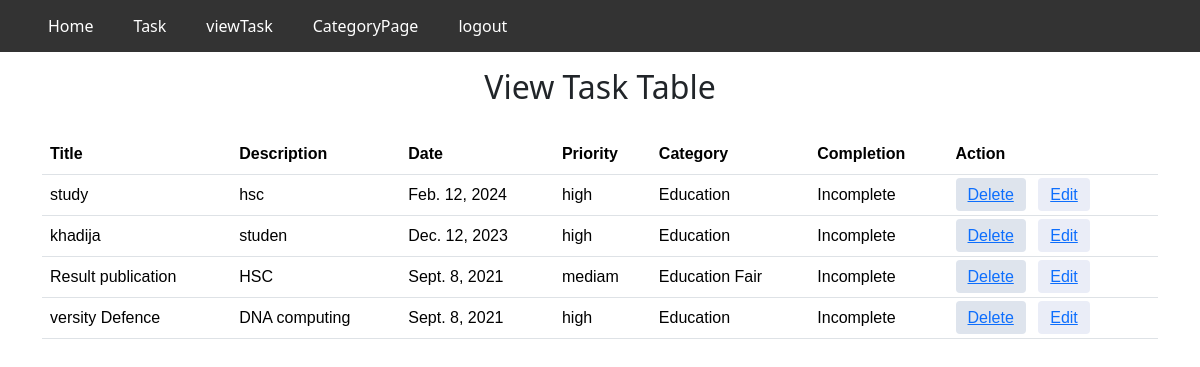
Screenshot of /viewTask/ with the database file from the repository.
### myApp/models.py (models this page shows, shortened)
class TaskModel(models.Model):
    PRIORITY_Cohice = [
        ('high','High'),
        ('mediam','Medium'),
        ('low','Low')
    ]
    user=models.ForeignKey(Custom_User, on_delete=models.CASCADE)
    title=models.CharField(max_length=100,null=True)
    describtion=models.CharField(max_length=100,null=True)
    due_date=models.DateField(null=True)
    completaion=models.BooleanField(default=False,null=True)
    priority=models.CharField(choices=PRIORITY_Cohice,null=True,max_length=120)
    Catagoriy=models.ForeignKey(CatagoriModel, on_delete=models.CASCADE)

class CatagoriModel(models.Model):
    Catagoriy=models.CharField(max_length=100,null=True)
    def __str__(self) -> str:
        return self.Catagoriy

### myApp/views.py (the view)
# urls.py: path('viewTask/', viewTask,name="viewTask"),
def viewTask(request):
    task=TaskModel.objects.all()
    form=CatagoriModel.objects.all()
    return render(request,"viewtask.html",{'task':task,'form':form})

### template/viewtask.html (shortened to what this page needs)
{% include 'homePage.html' %}
{% block content %}
<!DOCTYPE html>
<html lang="en">
<head>
  <link href="https://cdn.jsdelivr.net/npm/bootstrap@5.3.2/dist/css/bootstrap.min.css" rel="stylesheet">
</head>
<body>
  <div class="container">
    <h2>View Task Table</h2>
    <div class="table-responsive">
      <table class="table">
        <tr>
          <th>Title</th>
          <th>Description</th>
          <th>Date</th>
          <th>Priority</th>
          <th>Category</th>
          <th>Completion</th>
          <th>Action</th>
        </tr>
        {% for i in task %}
          <tr>
            <td>{{ i.title }}</td>
            <td>{{ i.describtion }}</td>
            <td>{{ i.due_date }}</td>
            <td>{{ i.priority }}</td>
            <td>{{ i.Catagoriy }}</td>
            <td>
              {% if i.completaion %}
                Completed
              {% else %}
                Incomplete
              {% endif %}
            </td>
            <td>
              <a class="delete" href="{% url 'taskDeletePage' i.id %}">Delete</a>
              <a class="edit" href="{% url 'taskEditPage' i.id %}">Edit</a>
            </td>
          </tr>
        {% endfor %}
      </table>
    </div>
  </div>
</body>
</html>
{% endblock %}

### template/homePage.html (shortened to what this page needs)
<!DOCTYPE html>
<html>
<head>
</head>
<body>
    {% include 'navbar.html' %}
</body>
</html>

### template/navbar.html
<ul>
  <li><a class="active" href="#home">Home</a></li>
    <li><a href="{% url 'Task' %}">Task</a></li>
    <li><a href="{% url 'viewTask' %}">viewTask</a></li>
    <li><a href="{% url 'categoryPage' %}">CategoryPage</a></li>
    <li><a href="{% url 'logoutPage' %}">logout</a></li>
  </ul>

### template/homePage.html (style rules this page uses)
ul { list-style-type: none; margin: 0; padding: 0; overflow: hidden; background-color: #333; }
li { float: left; }
li a { display: block; color: white; text-align: center; padding: 14px 16px; text-decoration: none; }

### template/viewtask.html (style rules this page uses)
body { font-family: 'Arial', sans-serif; background-color: #f8f9fa; }
h2 { color: #007bff; }
table { font-family: Arial, sans-serif; border-collapse: collapse; width: 100%; margin-top: 20px; background-color: #fff; }
th, td { border: 1px solid #dee2e6; text-align: left; padding: 8px; }
tr:nth-child(even) { background-color: #f2f3f4; }
a { text-decoration: none; padding: 8px 12px; margin-right: 8px; color: #fff; border-radius: 4px; cursor: pointer; }
a.delete { background-color: #dee4ed; transition: background-color 0.3s ease; }
a.edit { background-color: #eaedf7; transition: background-color 0.3s ease; }
h2 { color: #007bff; text-align: center; }

### rows the page displays
TaskModel: title "study", describtion "hsc", due_date "Feb. 12, 2024", priority "high", Catagoriy "Education", completaion "Incomplete"
TaskModel: title "khadija", describtion "studen", due_date "Dec. 12, 2023", priority "high", Catagoriy "Education", completaion "Incomplete"
TaskModel: title "Result publication", describtion "HSC", due_date "Sept. 8, 2021", priority "mediam", Catagoriy "Education Fair", shows "Incomplete"
TaskModel: title "versity Defence", describtion "DNA computing", due_date "Sept. 8, 2021", priority "high", Catagoriy "Education", shows "Incomplete"
